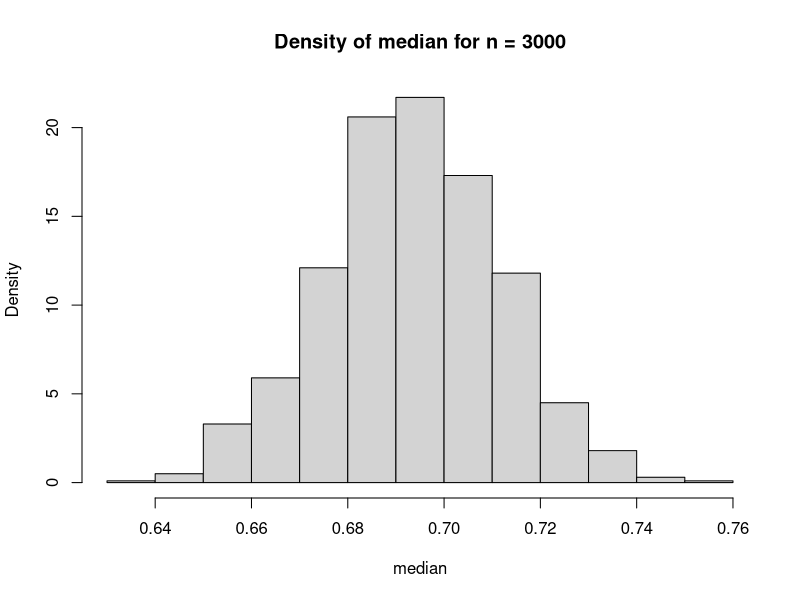
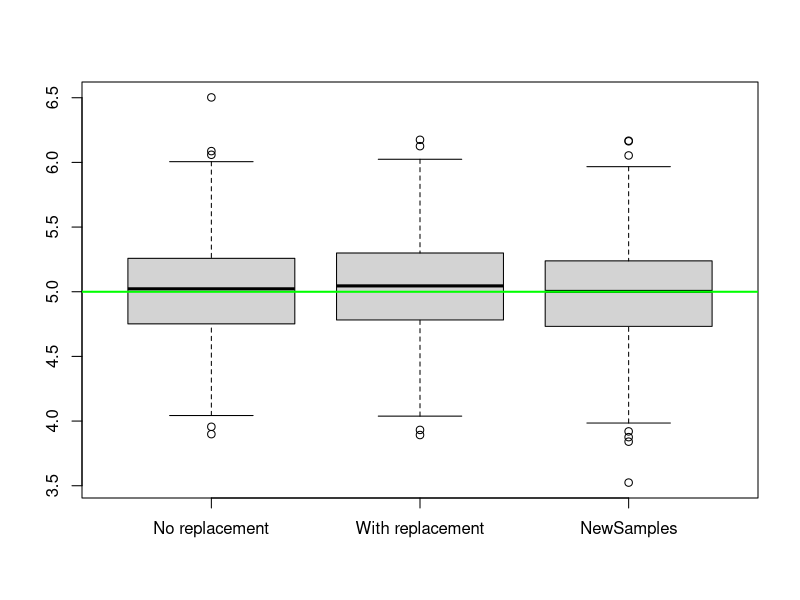
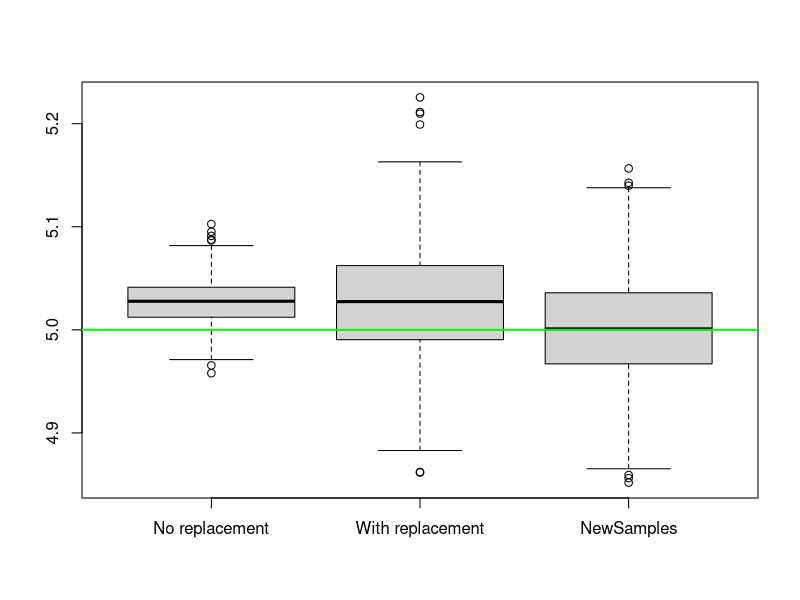

These figures' R source, in order:
## ---- chunk 1
library(purrr)

calcCI = function (m,s,n,alpha){
  stud = qt(1-alpha/2, n-1)
  q1 = m-stud*s/sqrt(n)
  q2 = m + stud*s/sqrt(n)
  return(round(c( q1,
            q2,
            q2-q1,
            q1+(q2-q1)/2,
            m
            ),3))
}


calcStats = function(n, alpha, mySd) {
  myMean = 2
  sample = rnorm(n, myMean, mySd)
  gen = calcCI(mean(sample), sd(sample), n, alpha)
  #my = calcCI(myMean, mySd, n, alpha)
  cat('N:', n, 'Alpha:', alpha, 'Sd:', mySd, '\n')
  cat("    CI:", gen[1], gen[2], '\n')
  cat("    Length:", gen[3],'\n')
  cat("    CI mean:", gen[4],'\n')
  cat("    Mean:", gen[5],'\n')
  }

calcStats(30, 0.05, 1)
calcStats(100, 0.05, 1)
calcStats(1000, 0.05, 1)
## ---- chunk 2
calcStats(30, 0.05, 0.5)
calcStats(30, 0.05, 1)
calcStats(30, 0.05, 2)
## ---- chunk 3
calcStats(30, 0.01, 1)
calcStats(30, 0.05, 1)
calcStats(30, 0.1, 1)
## ---- chunk 4
meansN = function(n, mySd) {
  myMean = 2
  1:1000 %>%
    map(function(x) mean(rnorm(n, myMean, mySd)))
}

calcStats2 = function(n){
  means = unlist(meansN(n, 1))

  q = quantile(means,c(0.025,0.975))
  cat('N:', n, 'Alpha:', 0.05, 'Sd:', 1, '\n')
  cat("    CI:", q[1], q[2], '\n')
  cat("    Length:", q[2] - q[1],'\n')
  cat("    CI mean:", (q[2] - q[1])/2 + q[1],'\n')
  cat("    Mean:", mean(means),'\n')
}

calcStats2(30)
calcStats2(100)
calcStats2(1000)
## ---- chunk 5
library(purrr)
calcGen = function (n,rate){
  medians = map(1:1000, function(x) median(unlist(rexp(n, rate))))
  
  q = quantile(unlist(medians),c(0.025,0.975))
  return(round((q),3))
}


calcStatsExp = function(n, alpha, rate) {
  sample = rexp(n, rate)
  sorted_sample = sort(sample)
  j = n/2 - qnorm(1 - alpha / 2)*sqrt(n)
  k = n/2 + qnorm(1 - alpha / 2)*sqrt(n)
  q1 = sorted_sample[j]
  q2 = sorted_sample[k]
  
  gen = calcGen(n,rate)
  
  cat('N:', n, 'Rate:', rate, '\n')
  cat("    CI:    ", round(q1,3), round(q2,3), '   Length:', q2-q1,'\n')
  cat("    Gen CI:", gen[1], gen[2],'   Length:', gen[2]-gen[1],'\n')
  cat("                     Length Delta:", abs(q2-q1 - gen[1] + gen[2]),'\n\n')
  
  }

calcStatsExp(30, 0.05, 1)
calcStatsExp(100, 0.05, 1)
calcStatsExp(1000, 0.05, 1)
calcStatsExp(3000, 0.05, 1)

## ---- chunk 6
medians = map(1:1000, function(x) median(unlist(rexp(3000, 1))))
  
hist(unlist(medians), freq = F, main = 'Density of median for n = 3000', xlab = 'median')
## ---- chunk 7
myMean = 5
mySd = 2
init_sample = rnorm(2000,myMean,mySd)

boxplot_replacement = function(n) {
  
  mean_norep = rep(NA,1000) 
  mean_withrep = rep(NA,1000)
  mean_fromp2 = rep(NA,1000)
  
  for (i in c(1:1000)) {
    sample_fromp2 =  rnorm(n,myMean,mySd) 
    mean_fromp2[i] = mean(sample_fromp2)
    
    sample_norep = sample(init_sample,n,replace=F)
    mean_norep[i] = mean(sample_norep)
    
    sample_withrep = sample(init_sample,n,replace=T)
    mean_withrep[i] = mean(sample_withrep)
  }
  
  boxplot(mean_norep,mean_withrep, mean_fromp2,names = c('No replacement','With replacement', 'NewSamples'))
    
}

boxplot_replacement(30)
abline(h=myMean,lwd=mySd,col='green')

## ---- chunk 8
boxplot_replacement(1600)
abline(h=myMean,lwd=mySd,col='green')
## ---- chunk 9
calcCInorep = function (n, alpha) {
  N = 2000
  sample_norep = sample(init_sample,n,replace=F)
  stud = qt(1-alpha/2, n-1)
  s = sd(sample_norep)
  m= mean(sample_norep)
  q1 = m-stud*s/sqrt(n)
  q2 = m + stud*s/sqrt(n)
  
  correction = sqrt((N-n)/(N-1))
  corrQ1 = m - stud*s/sqrt(n)*correction
  corrQ2 = m + stud*s/sqrt(n)*correction
  
  cat('N:', n, 'Alpha:', alpha, '\n')
  cat("    CI:          ", round(q1,3), round(q2,3), '   Length:', q2-q1,'\n')
  cat("    corrected CI: ", round(corrQ1,3), round(corrQ2,3), '   Length:', corrQ2-corrQ1,'\n')
}

calcCInorep(30, 0.05)
calcCInorep(100, 0.05)
calcCInorep(1600, 0.05)
size=100
